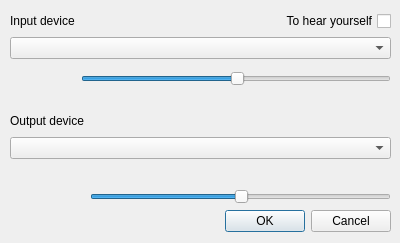
<?xml version="1.0" encoding="UTF-8"?>
<ui version="4.0">
 <class>Settings</class>
 <widget class="QDialog" name="Settings">
  <property name="geometry">
   <rect>
    <x>0</x>
    <y>0</y>
    <width>400</width>
    <height>243</height>
   </rect>
  </property>
  <property name="sizePolicy">
   <sizepolicy hsizetype="Fixed" vsizetype="Fixed">
    <horstretch>0</horstretch>
    <verstretch>0</verstretch>
   </sizepolicy>
  </property>
  <property name="minimumSize">
   <size>
    <width>310</width>
    <height>200</height>
   </size>
  </property>
  <property name="maximumSize">
   <size>
    <width>400</width>
    <height>400</height>
   </size>
  </property>
  <property name="windowTitle">
   <string>Settings</string>
  </property>
  <widget class="QWidget" name="layoutWidget">
   <property name="geometry">
    <rect>
     <x>10</x>
     <y>11</y>
     <width>381</width>
     <height>221</height>
    </rect>
   </property>
   <layout class="QVBoxLayout" name="verticalLayout_2">
    <item>
     <layout class="QFormLayout" name="formLayout">
      <property name="labelAlignment">
       <set>Qt::AlignCenter</set>
      </property>
      <property name="formAlignment">
       <set>Qt::AlignHCenter|Qt::AlignTop</set>
      </property>
      <item row="0" column="0">
       <widget class="QLabel" name="lbl_inputDevice">
        <property name="text">
         <string>Input device</string>
        </property>
       </widget>
      </item>
      <item row="1" column="0" colspan="2">
       <widget class="QComboBox" name="cmb_input"/>
      </item>
      <item row="2" column="0">
       <widget class="QLabel" name="pix_mic">
        <property name="midLineWidth">
         <number>0</number>
        </property>
        <property name="text">
         <string/>
        </property>
        <property name="pixmap">
         <pixmap resource="../sources.qrc">:/image/microphone.png</pixmap>
        </property>
        <property name="alignment">
         <set>Qt::AlignCenter</set>
        </property>
       </widget>
      </item>
      <item row="0" column="1">
       <widget class="QCheckBox" name="chb_hearYourself">
        <property name="layoutDirection">
         <enum>Qt::RightToLeft</enum>
        </property>
        <property name="text">
         <string>To hear yourself</string>
        </property>
        <property name="tristate">
         <bool>false</bool>
        </property>
       </widget>
      </item>
      <item row="2" column="1">
       <layout class="QVBoxLayout" name="verticalLayout">
        <item>
         <widget class="VolumeBar" name="vb_mic" native="true">
          <property name="autoFillBackground">
           <bool>false</bool>
          </property>
         </widget>
        </item>
        <item>
         <widget class="QSlider" name="m_mic_hsld">
          <property name="value">
           <number>50</number>
          </property>
          <property name="sliderPosition">
           <number>50</number>
          </property>
          <property name="orientation">
           <enum>Qt::Horizontal</enum>
          </property>
         </widget>
        </item>
       </layout>
      </item>
     </layout>
    </item>
    <item>
     <layout class="QFormLayout" name="formLayout_2">
      <property name="labelAlignment">
       <set>Qt::AlignCenter</set>
      </property>
      <property name="formAlignment">
       <set>Qt::AlignHCenter|Qt::AlignTop</set>
      </property>
      <item row="0" column="0">
       <widget class="QLabel" name="lbl_outputDevice">
        <property name="text">
         <string>Output device</string>
        </property>
       </widget>
      </item>
      <item row="0" column="1">
       <spacer name="horizontalSpacer_2">
        <property name="orientation">
         <enum>Qt::Horizontal</enum>
        </property>
        <property name="sizeHint" stdset="0">
         <size>
          <width>40</width>
          <height>20</height>
         </size>
        </property>
       </spacer>
      </item>
      <item row="1" column="0" colspan="2">
       <widget class="QComboBox" name="cmb_output"/>
      </item>
      <item row="2" column="0">
       <widget class="QLabel" name="pix_phn">
        <property name="text">
         <string/>
        </property>
        <property name="pixmap">
         <pixmap resource="../sources.qrc">:/image/headphones.png</pixmap>
        </property>
        <property name="alignment">
         <set>Qt::AlignCenter</set>
        </property>
       </widget>
      </item>
      <item row="2" column="1">
       <layout class="QVBoxLayout" name="verticalLayout_3">
        <item>
         <widget class="VolumeBar" name="vb_phones" native="true">
          <property name="autoFillBackground">
           <bool>false</bool>
          </property>
          <layout class="QVBoxLayout" name="verticalLayout_4"/>
         </widget>
        </item>
        <item>
         <widget class="QSlider" name="m_phones_hsld">
          <property name="sliderPosition">
           <number>50</number>
          </property>
          <property name="orientation">
           <enum>Qt::Horizontal</enum>
          </property>
         </widget>
        </item>
       </layout>
      </item>
     </layout>
    </item>
    <item>
     <widget class="QDialogButtonBox" name="buttonBox">
      <property name="orientation">
       <enum>Qt::Horizontal</enum>
      </property>
      <property name="standardButtons">
       <set>QDialogButtonBox::Cancel|QDialogButtonBox::Ok</set>
      </property>
     </widget>
    </item>
   </layout>
  </widget>
 </widget>
 <customwidgets>
  <customwidget>
   <class>VolumeBar</class>
   <extends>QWidget</extends>
   <header>volumebar.h</header>
   <container>1</container>
  </customwidget>
 </customwidgets>
 <resources>
  <include location="../sources.qrc"/>
 </resources>
 <connections>
  <connection>
   <sender>buttonBox</sender>
   <signal>accepted()</signal>
   <receiver>Settings</receiver>
   <slot>accept()</slot>
   <hints>
    <hint type="sourcelabel">
     <x>248</x>
     <y>254</y>
    </hint>
    <hint type="destinationlabel">
     <x>157</x>
     <y>274</y>
    </hint>
   </hints>
  </connection>
  <connection>
   <sender>buttonBox</sender>
   <signal>rejected()</signal>
   <receiver>Settings</receiver>
   <slot>reject()</slot>
   <hints>
    <hint type="sourcelabel">
     <x>316</x>
     <y>260</y>
    </hint>
    <hint type="destinationlabel">
     <x>286</x>
     <y>274</y>
    </hint>
   </hints>
  </connection>
 </connections>
 <slots>
  <slot>emitAcceptSignal()</slot>
 </slots>
</ui>
